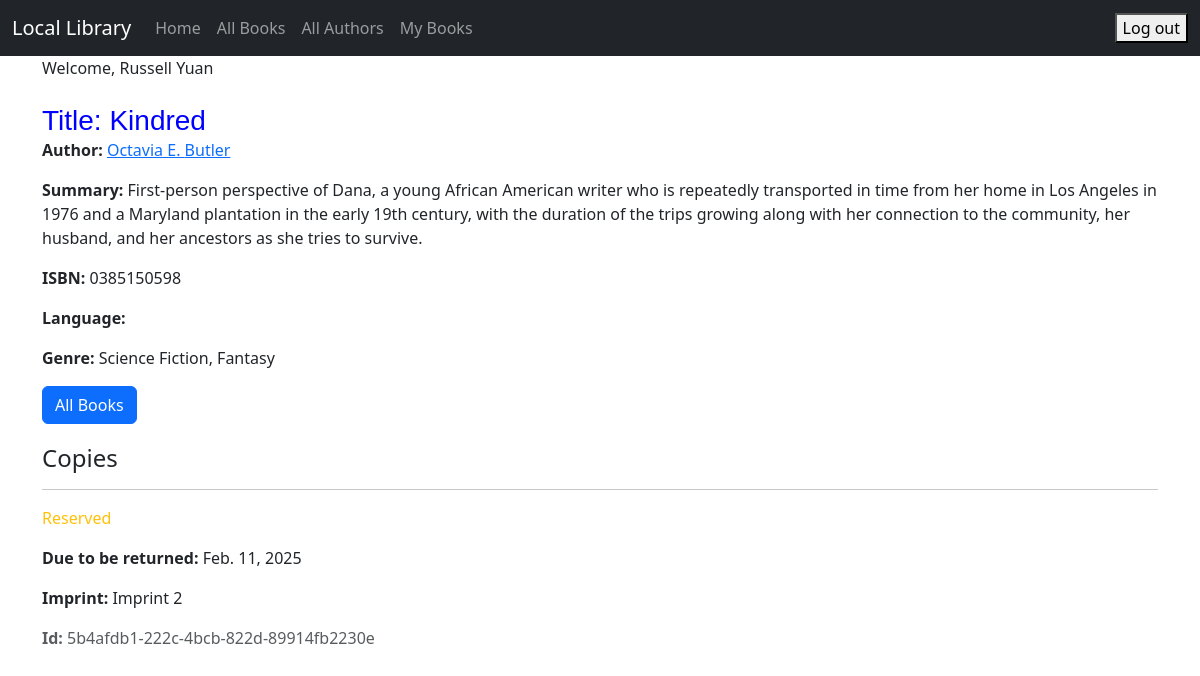
The app's page /book_detail/2 (signed in) with its own data.
### catalog/models.py (models this page shows, shortened)
class Book(models.Model):
    title = models.CharField(max_length=200)
    author = models.ForeignKey('Author', on_delete=models.RESTRICT, null=True)
    summary = models.TextField(max_length=1000, help_text='Enter a brief description of the book')
    isbn = models.CharField('ISBN', max_length=13, unique=True,
                            help_text='13 Character <a href="https://www.isbn-international.org/content/what-isbn">ISBN number</a>')
    genre = models.ManyToManyField(Genre, help_text='Select a genre for this book')
    book_image = models.ImageField(upload_to='images/', null=True, blank=True)

class Author(models.Model):
    first_name = models.CharField(max_length=100)
    last_name = models.CharField(max_length=100)
    date_of_birth = models.DateField(null=True, blank=True)
    date_of_death = models.DateField('Died', null=True, blank=True)
    author_image = models.ImageField(upload_to='images/', null=True, blank=True)
    class Meta:
        ordering = ['last_name', 'first_name']
    def get_absolute_url(self):
        return reverse('author_detail', args=[str(self.id)])

class Genre(models.Model):
    name = models.CharField(max_length=200, help_text='Enter a book genre (e.g. Science Fiction)')
    def __str__(self):
        return self.name

class BookInstance(models.Model):
    id = models.UUIDField(primary_key=True, default=uuid.uuid4,
                          help_text='Unique ID for this particular book across whole library')
    book = models.ForeignKey('Book', on_delete=models.RESTRICT, null=True)
    imprint = models.CharField(max_length=200)
    due_back = models.DateField(null=True, blank=True)
    book_image = models.ImageField(upload_to='images/', null=True, blank=True)
    LOAN_STATUS = (
        ('m', 'Maintenance'), ('o', 'On loan'), ('a', 'Available'), ('r', 'Reserved'),
    )
    status = models.CharField(
        max_length=1,
        choices=LOAN_STATUS,
        blank=True,
        default='m',
        help_text='Book availability',
    )
    borrower = models.ForeignKey(User, on_delete=models.SET_NULL, null=True, blank=True)
    class Meta:
        ordering = ['due_back']

### catalog/views.py (the view)
# urls.py: path('book_detail/<int:pk>', views.BookDetailView.as_view(), name='book_detail'),
class BookDetailView(LoginRequiredMixin, generic.DetailView):
    model = Book

### catalog/templates/catalog/book_detail.html (shortened to what this page needs)
{% extends "catalog/base.html" %}
{% block content %}
  <h1>Title: {{ book.title }}</h1>
  <p><strong>Author:</strong> <a href="{{ book.author.get_absolute_url }}">{{ book.author.first_name }} {{ book.author.last_name }}</a></p>
  <p><strong>Summary:</strong> {{ book.summary }}</p>
  <p><strong>ISBN:</strong> {{ book.isbn }}</p>
  <p><strong>Language:</strong> {{ book.language }}</p>
  <p><strong>Genre:</strong> {{ book.genre.all|join:", " }}</p>
    <p><a href="{% url 'book_list' %}" class="btn btn-primary">All Books</a></p>
  <p style="margin-left:20px;margin-top:20px">
    <h4>Copies</h4>
    {% for copy in book.bookinstance_set.all %}
      <hr>
      <p class="{% if copy.status == 'a' %}text-success{% elif copy.status == 'm' %}text-danger{% else %}text-warning{% endif %}">
        {{ copy.get_status_display }}
      </p>
      {% if copy.status != 'a' %}
        <p><strong>Due to be returned:</strong> {{ copy.due_back }}</p>
          {% endif %}
        <p class="
          <p class="
      <p><strong>Imprint:</strong> {{ copy.imprint }}</p>
      <p class="text-muted"><strong>Id:</strong> {{ copy.id }}</p>
    {% endfor %}
  </div>
{% endblock %}

### catalog/templates/catalog/base.html (shortened to what this page needs)
{% load static %}
<!doctype html>
<html lang="en">
<head>
    <link href="https://cdn.jsdelivr.net/npm/bootstrap@5.3.0-alpha1/dist/css/bootstrap.min.css" rel="stylesheet"
>
    <link href="{% static 'css/my_style.css' %}" rel="stylesheet">
</head>
<body>
<nav class="navbar navbar-expand-lg navbar-dark bg-dark">
    <div class="container-fluid">
        <a class="navbar-brand" href="{% url 'index' %}">Local Library</a>
        <div class="collapse navbar-collapse" id="navbarSupportedContent">
            <ul class="navbar-nav me-auto mb-2 mb-lg-0">
                <li class="nav-item">
                    <a class="nav-link" href="{% url 'index' %}">Home</a>
                </li>
                <li class="nav-item">
                    <a class="nav-link" href="{% url 'book_list' %}">All Books</a>
                </li>
                <li class="nav-item">
                    <a class="nav-link" href="{% url 'author_list' %}">All Authors</a>
                </li>
                {% if user.is_authenticated %}
                    <li><a class="nav-link" href="{% url 'my_books' %}">My Books</a></li>
                {% endif %}
            </ul>
        </div>
        <ul class="nav navbar-nav ml-auto">
        {% if user.is_authenticated %}
           <li>
              <form action="{% url 'logout' %}" method="post">
                 <button type="submit">Log out</button>
              </form>
           </li>
        {% else %}
            <li><a class="nav-link" href="{% url 'login' %}"><span class="glyphicon glyphicon-log-in"></span>Login</a>
            </li>
            <li><a class="nav-link" href="{% url 'register' %}"><span class="glyphicon glyphicon-log-in"></span>Sign Up</a>
            </li>
        {% endif %}
    </ul>
    </div>
</nav>
<div class="container">
    {% if user.is_authenticated %}
        Welcome, {{ user.first_name }} {{ user.last_name }}
    {% endif %}
</div>
<div class="container">
    <br/>
    {% block content %}
    {% endblock %}
</body>
</html>

### catalog/static/css/my_style.css (style rules this page uses)
h1 { font-family: 'Changa One', sans-serif; margin: 10px 0; font-size: 1.75em; font-weight: normal; line-height: 0.5; text-align: left; color: #0000FF; }

### records on screen
Book: title "Kindred", author.first_name "Octavia E.", author.last_name "Butler", summary "First-person perspective of Dana, a young African American writer who is repeatedly transported in time from her home in Los Angeles in 1976 and a Maryland plantation in the early 19th century, with the duration of the trips growing along with her connection to the community, her husband, and her ancestors as she tries to survive.", isbn "0385150598", genre.all "Science Fiction, Fantasy"
BookInstance: status "Reserved", due_back "Feb. 11, 2025", imprint "Imprint 2", id "5b4afdb1-222c-4bcb-822d-89914fb2230e"

### other values on screen
{{ user.first_name }} "Russell"
{{ user.last_name }} "Yuan"
